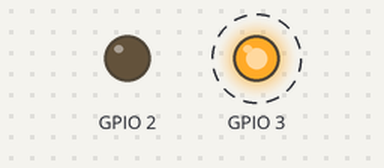
Simulated run of this program. Board: Raspberry Pi (BCM pin numbers). On the bench: output pins drawn as LEDs (lit = HIGH). Dashed ring = blinking. Threads take turns every 2 ms.

Above: at 0.5 s.
At 4.5 s:
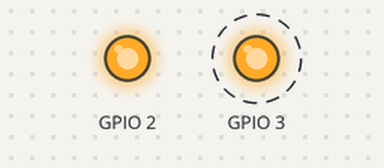
Timing chart, 0 to 5.2 s (numbered marks = the images above):
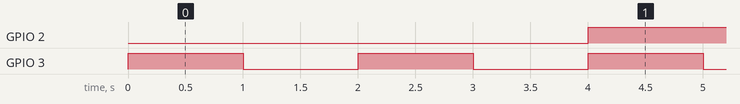

The program:

lab6.py
```python
import RPi.GPIO as GPIO
import time
import threading
GPIO.setmode(GPIO.BCM)
GPIO.setup(2,GPIO.OUT,initial=GPIO.LOW)
GPIO.setup(3,GPIO.OUT,initial=GPIO.LOW)
toggle_1=0
toggle_2=1

def print_thread1(num):
    while True:
        global toggle_1
        time.sleep(2)
        GPIO.output(2,toggle_1)
        toggle_1= toggle_1 ^ 1

def print_thread2(num):
    while True:
        global toggle_2
        GPIO.output(3,toggle_2)
        toggle_2= toggle_2 ^ 1
        time.sleep(1)

if __name__ == "__main__":
    # creating thread
    t1 = threading.Thread(target=print_thread2, args=(10,))
    t2 = threading.Thread(target=print_thread1, args=(10,))

    # starting thread 1
    t1.start()
    # starting thread 2
    t2.start()

    # wait until thread 1 is completely executed
    t1.join()
    # wait until thread 2 is completely executed
    t2.join()

    # both threads completely executed
    print("Done!")
```

Measured:
- by itself, GPIO 2: alternates HIGH for 2.0 s and LOW for 2.0 s
- by itself, GPIO 3: alternates HIGH for 1.0 s and LOW for 1.0 s
- by itself, everything shown: repeats every 32.0 s, in 48 steps
